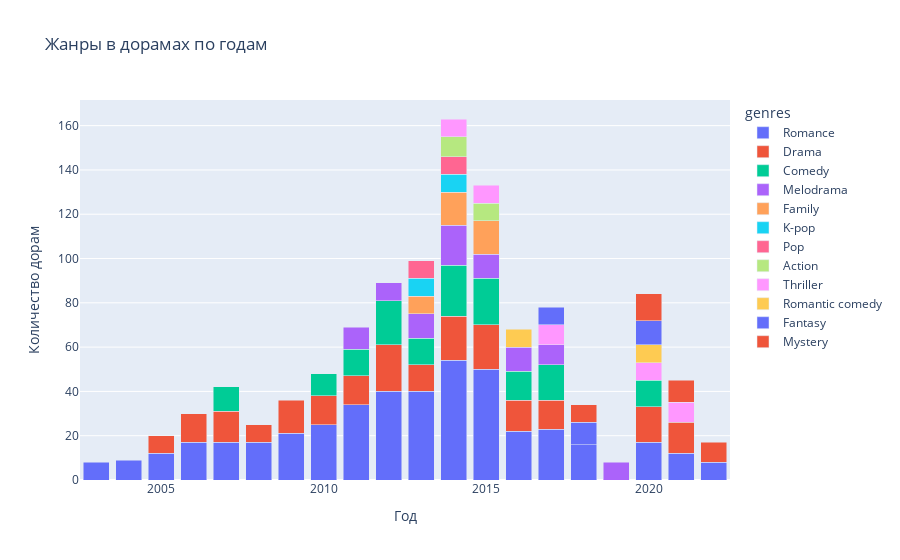

The cell this chart's notebook holds for it:
### Markdown cell above
Интересно также посмотреть на количество дорам разных жанров по годам.

Для этого я использовала plotly.express, позволющий создавать интерактивный bar plot, который при наведении на соответствующий сегмент показывает название жанра, год и количество дорам в нём. Так можно проследить, как менялись тренды в дорамах в течение времени. На мой взгляд, самое важное наблюдение здесь - это то, что с 2000 по 2015 год увеличилось разнообразие жанров. После уровень разнообразия сохранялся, кроме некоторых исключений, как например в 2019 году, где были сняты только мелодрамы. Скорее всего это ошибка в данных, связанная с описанными выше трудностями скрэпинга с Wikipedia.

Репозиторий не поддерживает построение интерактивных графиков, поэтому я попробовала загрузить его отдельным файлом html, но он оказался слишком тяжёлым для репозитория. Тогда я загрузила его просто как 'plot.png'

### Code cell
import plotly.express as px

df = pd.read_csv('filtered_dramas.csv')

# Разделение жанров по строкам датафрейма
df['genres'] = df['genres'].str.split(',')
df = df.explode('genres')

# Подсчёт количества дорам по жанрам и годам
genre_counts = df.groupby(['year', 'genres']).size().reset_index(name='counts')

# Оставляем только те жанры, которые упоминаются больше 7 раз
filtered_genre_counts = genre_counts[genre_counts['counts'] > 7]

# Создание графика
fig = px.bar(filtered_genre_counts, x='year', y='counts', color='genres',
             title='Жанры в дорамах по годам')
fig.update_layout(xaxis_title='Год', yaxis_title='Количество дорам', barmode='stack')

fig.write_html('plot.html')

### Figure 1 — Plotly figure (JSON) as saved in the notebook; plotly's stock layout.template omitted (floating-point values rounded to 4 significant figures)
{"data": [{"alignmentgroup": "True", "hovertemplate": "genres=Romance<br>year=%{x}<br>counts=%{y}<extra></extra>", "legendgroup": "Romance", "marker": {"color": "#636efa", "pattern": {"shape": ""}}, "name": "Romance", "offsetgroup": "Romance", "orientation": "v", "showlegend": true, "textposition": "auto", "type": "bar", "x": [2003, 2004, 2005, 2006, 2007, 2008, 2009, 2010, 2011, 2012, 2013, 2014, 2015, 2016, 2017, 2018, 2020, 2021, 2022], "xaxis": "x", "y": [8, 9, 12, 17, 17, 17, 21, 25, 34, 40, 40, 54, 50, 22, 23, 16, 17, 12, 8], "yaxis": "y"}, {"alignmentgroup": "True", "hovertemplate": "genres=Drama<br>year=%{x}<br>counts=%{y}<extra></extra>", "legendgroup": "Drama", "marker": {"color": "#EF553B", "pattern": {"shape": ""}}, "name": "Drama", "offsetgroup": "Drama", "orientation": "v", "showlegend": true, "textposition": "auto", "type": "bar", "x": [2005, 2006, 2007, 2008, 2009, 2010, 2011, 2012, 2013, 2014, 2015, 2016, 2017, 2020, 2021, 2022], "xaxis": "x", "y": [8, 13, 14, 8, 15, 13, 13, 21, 12, 20, 20, 14, 13, 16, 14, 9], "yaxis": "y"}, {"alignmentgroup": "True", "hovertemplate": "genres=Comedy<br>year=%{x}<br>counts=%{y}<extra></extra>", "legendgroup": "Comedy", "marker": {"color": "#00cc96", "pattern": {"shape": ""}}, "name": "Comedy", "offsetgroup": "Comedy", "orientation": "v", "showlegend": true, "textposition": "auto", "type": "bar", "x": [2007, 2010, 2011, 2012, 2013, 2014, 2015, 2016, 2017, 2020], "xaxis": "x", "y": [11, 10, 12, 20, 12, 23, 21, 13, 16, 12], "yaxis": "y"}, {"alignmentgroup": "True", "hovertemplate": "genres=Melodrama<br>year=%{x}<br>counts=%{y}<extra></extra>", "legendgroup": "Melodrama", "marker": {"color": "#ab63fa", "pattern": {"shape": ""}}, "name": "Melodrama", "offsetgroup": "Melodrama", "orientation": "v", "showlegend": true, "textposition": "auto", "type": "bar", "x": [2011, 2012, 2013, 2014, 2015, 2016, 2017, 2019], "xaxis": "x", "y": [10, 8, 11, 18, 11, 11, 9, 8], "yaxis": "y"}, {"alignmentgroup": "True", "hovertemplate": "genres=Family<br>year=%{x}<br>counts=%{y}<extra></extra>", "legendgroup": "Family", "marker": {"color": "#FFA15A", "pattern": {"shape": ""}}, "name": "Family", "offsetgroup": "Family", "orientation": "v", "showlegend": true, "textposition": "auto", "type": "bar", "x": [2013, 2014, 2015], "xaxis": "x", "y": [8, 15, 15], "yaxis": "y"}, {"alignmentgroup": "True", "hovertemplate": "genres=K-pop<br>year=%{x}<br>counts=%{y}<extra></extra>", "legendgroup": "K-pop", "marker": {"color": "#19d3f3", "pattern": {"shape": ""}}, "name": "K-pop", "offsetgroup": "K-pop", "orientation": "v", "showlegend": true, "textposition": "auto", "type": "bar", "x": [2013, 2014], "xaxis": "x", "y": [8, 8], "yaxis": "y"}, {"alignmentgroup": "True", "hovertemplate": "genres=Pop<br>year=%{x}<br>counts=%{y}<extra></extra>", "legendgroup": "Pop", "marker": {"color": "#FF6692", "pattern": {"shape": ""}}, "name": "Pop", "offsetgroup": "Pop", "orientation": "v", "showlegend": true, "textposition": "auto", "type": "bar", "x": [2013, 2014], "xaxis": "x", "y": [8, 8], "yaxis": "y"}, {"alignmentgroup": "True", "hovertemplate": "genres=Action<br>year=%{x}<br>counts=%{y}<extra></extra>", "legendgroup": "Action", "marker": {"color": "#B6E880", "pattern": {"shape": ""}}, "name": "Action", "offsetgroup": "Action", "orientation": "v", "showlegend": true, "textposition": "auto", "type": "bar", "x": [2014, 2015], "xaxis": "x", "y": [9, 8], "yaxis": "y"}, {"alignmentgroup": "True", "hovertemplate": "genres=Thriller<br>year=%{x}<br>counts=%{y}<extra></extra>", "legendgroup": "Thriller", "marker": {"color": "#FF97FF", "pattern": {"shape": ""}}, "name": "Thriller", "offsetgroup": "Thriller", "orientation": "v", "showlegend": true, "textposition": "auto", "type": "bar", "x": [2014, 2015, 2017, 2020, 2021], "xaxis": "x", "y": [8, 8, 9, 8, 9], "yaxis": "y"}, {"alignmentgroup": "True", "hovertemplate": "genres=Romantic comedy<br>year=%{x}<br>counts=%{y}<extra></extra>", "legendgroup": "Romantic comedy", "marker": {"color": "#FECB52", "pattern": {"shape": ""}}, "name": "Romantic comedy", "offsetgroup": "Romantic comedy", "orientation": "v", "showlegend": true, "textposition": "auto", "type": "bar", "x": [2016, 2020], "xaxis": "x", "y": [8, 8], "yaxis": "y"}, {"alignmentgroup": "True", "hovertemplate": "genres=Fantasy<br>year=%{x}<br>counts=%{y}<extra></extra>", "legendgroup": "Fantasy", "marker": {"color": "#636efa", "pattern": {"shape": ""}}, "name": "Fantasy", "offsetgroup": "Fantasy", "orientation": "v", "showlegend": true, "textposition": "auto", "type": "bar", "x": [2017, 2018, 2020], "xaxis": "x", "y": [8, 10, 11], "yaxis": "y"}, {"alignmentgroup": "True", "hovertemplate": "genres=Mystery<br>year=%{x}<br>counts=%{y}<extra></extra>", "legendgroup": "Mystery", "marker": {"color": "#EF553B", "pattern": {"shape": ""}}, "name": "Mystery", "offsetgroup": "Mystery", "orientation": "v", "showlegend": true, "textposition": "auto", "type": "bar", "x": [2018, 2020, 2021], "xaxis": "x", "y": [8, 12, 10], "yaxis": "y"}], "layout": {"barmode": "stack", "legend": {"title": {"text": "genres"}, "tracegroupgap": 0}, "title": {"text": "Жанры в дорамах по годам"}, "xaxis": {"anchor": "y", "domain": [0, 1], "title": {"text": "Год"}}, "yaxis": {"anchor": "x", "domain": [0, 1], "title": {"text": "Количество дорам"}}}}
